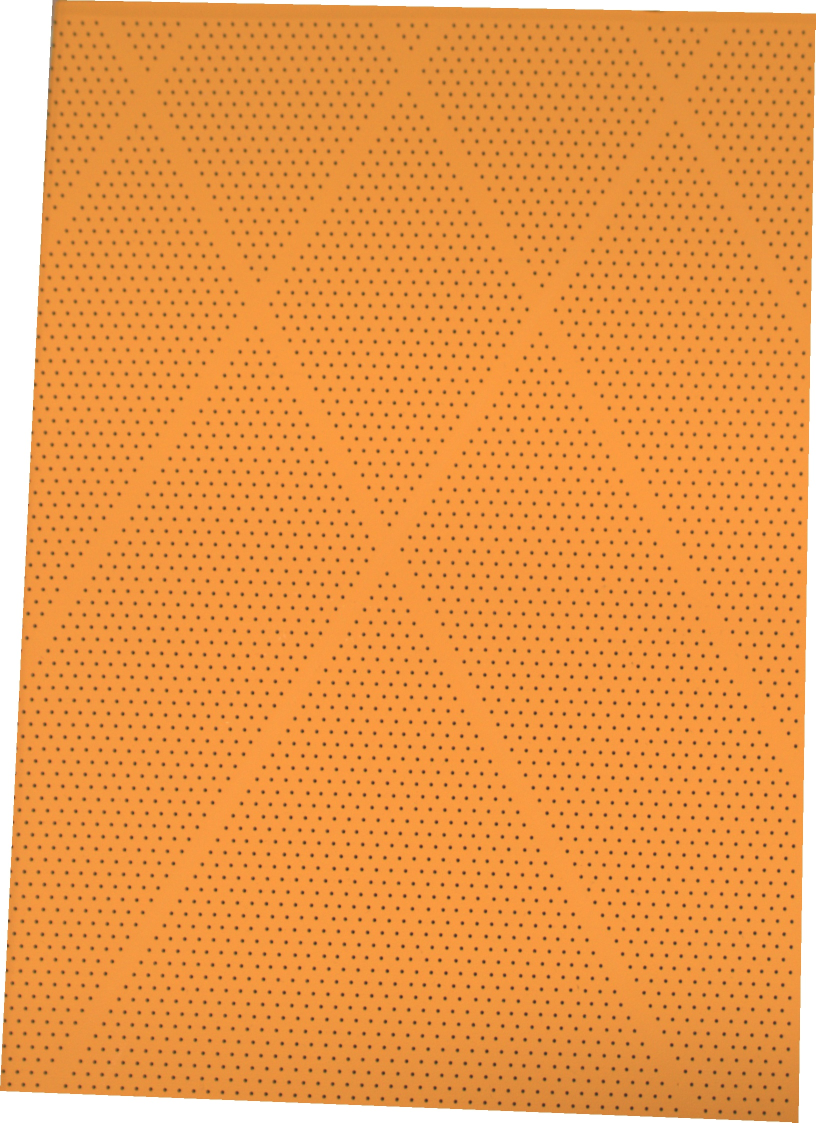
#> input picture output/roi/1_crop.jpg, 1631 x 2245 px (shown at 1/2 size); its folder holds only this picture in this run
$ python crop_seat_roi.py --input ../output/roi/1_crop.jpg
#> lines starting #> are read from the running program, lines starting #| are printed output that depends on the picture; after the words box and inside, x2 and y2 are one past the last pixel; in counts of white or black regions, pixels touching at a corner belong together
### src/utils.py
from __future__ import annotations

from pathlib import Path

import cv2
import numpy as np


IMAGE_SUFFIXES = {".jpg", ".jpeg", ".png", ".bmp", ".tif", ".tiff"}


# [33 lines left out: functions odd_at_least, smooth_projection, longest_active_span, not called in this run]


def load_bgr_image(image_path: Path) -> np.ndarray:
    image = cv2.imread(str(image_path))
#> image is the input picture: shape (2245, 1631, 3); mean B, G, R 74.4, 153.2, 235.9
    if image is None:
        raise RuntimeError(f"Failed to read image: {image_path}")
    return image


# [6 lines left out: function load_binary_mask, not called in this run]


def iter_image_paths(path: Path) -> list[Path]:
    if path.is_file():
        return [path]
    return sorted([item for item in path.iterdir() if item.suffix.lower() in IMAGE_SUFFIXES])


# [4 lines left out: function iter_mask_paths, not called in this run]


def ensure_dir(path: Path) -> None:
    path.mkdir(parents=True, exist_ok=True)


def write_image(path: Path, image: np.ndarray) -> None:
    ensure_dir(path.parent)
    cv2.imwrite(str(path), image)


# [23 lines left out: functions build_hole_response, derive_roi_path, not called in this run]

### src/crop_seat_roi.py
from __future__ import annotations

import argparse
import time
from pathlib import Path

import cv2
import numpy as np

from src.utils import iter_image_paths, load_bgr_image, write_image


BASE_IMAGE_WIDTH = 5472
BASE_IMAGE_HEIGHT = 3648

ROI_POINTS = np.array(
    [
        [1689, 201],
        [3214, 228],
        [3180, 2445],
        [1584, 2382],
    ],
    dtype=np.float32,
)


def clip_points_to_image(points: np.ndarray, image_shape: tuple[int, ...]) -> np.ndarray:
    h, w = image_shape[:2]
    pts = np.asarray(points, dtype=np.float32).copy()
    pts[:, 0] = np.clip(pts[:, 0], 0, w - 1)
    pts[:, 1] = np.clip(pts[:, 1], 0, h - 1)
    return pts


def scale_points_to_image(
    points: np.ndarray,
    image_shape: tuple[int, ...],
    base_width: int = BASE_IMAGE_WIDTH,
    base_height: int = BASE_IMAGE_HEIGHT,
) -> np.ndarray:
    h, w = image_shape[:2]
    sx = w / float(base_width)
    sy = h / float(base_height)

    pts = np.asarray(points, dtype=np.float32).copy()
    pts[:, 0] *= sx
    pts[:, 1] *= sy
    return pts


def polygon_crop_without_warp(
    image: np.ndarray,
    points: np.ndarray,
    build_preview: bool = True,
) -> tuple[np.ndarray, np.ndarray]:
#> called with points = array of shape (4, 2), build_preview = True
    pts = scale_points_to_image(points, image.shape)
    pts = clip_points_to_image(pts, image.shape)
    polygon = np.round(pts).astype(np.int32)
    x, y, w, h = cv2.boundingRect(polygon)
#> x = 472; y = 124; w = 487; h = 1382
    if w <= 1 or h <= 1:
        raise RuntimeError(f"Invalid ROI bounding rect: x={x}, y={y}, w={w}, h={h}")

    crop_view = image[y:y + h, x:x + w]
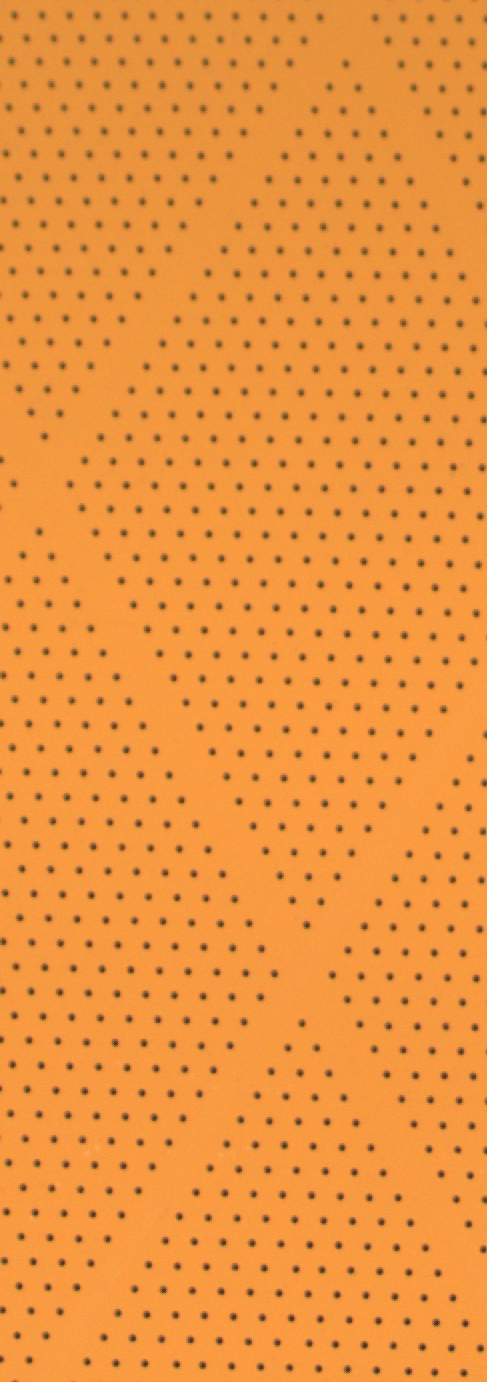
#> crop_view: shape (1382, 487, 3); mean B, G, R 62.9, 148.1, 237.4

    local_polygon = polygon.copy()
    local_polygon[:, 0] -= x
    local_polygon[:, 1] -= y

    mask = np.zeros((h, w), dtype=np.uint8)
    cv2.fillPoly(mask, [local_polygon], 255)
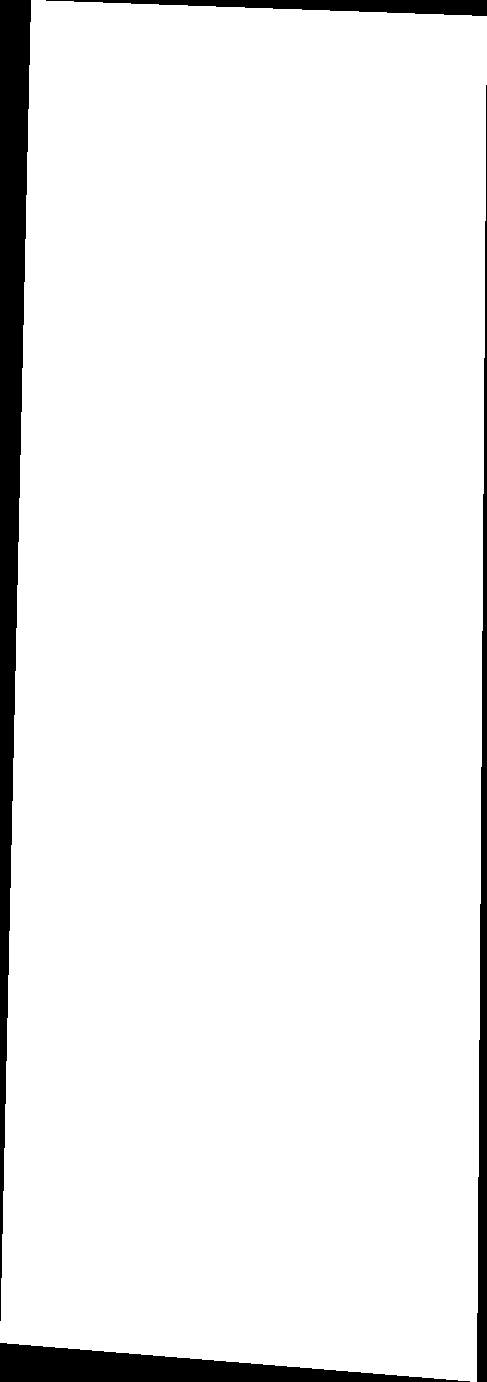
#> mask: shape (1382, 487); 94% white; 4 black regions, box (x1, y1, x2, y2) and area: (0, 0, 31, 1321) 20816, (0, 1343, 470, 1382) 9302, (477, 85, 487, 1382) 6830, (46, 0, 487, 16) 3648

    masked_crop = np.full_like(crop_view, 255)
    cv2.copyTo(crop_view, mask, masked_crop)
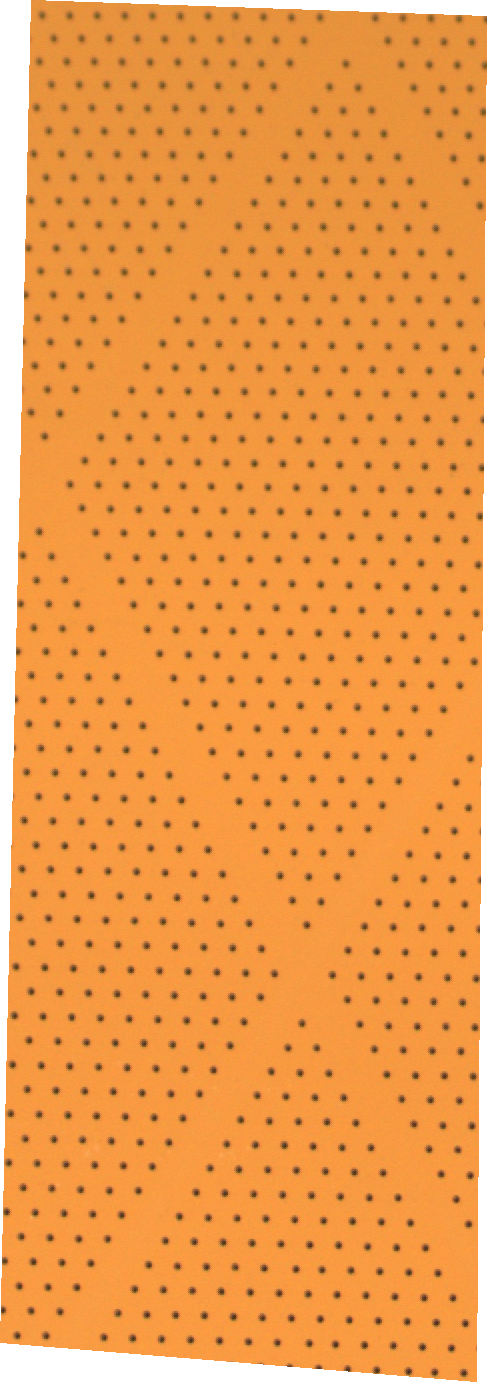
#> masked_crop: shape (1382, 487, 3); mean B, G, R 74.5, 154.6, 238.5

    preview = np.empty((0, 0, 3), dtype=np.uint8)
    if build_preview:
        preview = image.copy()
        cv2.polylines(preview, [polygon.reshape(-1, 1, 2)], True, (0, 0, 255), 3)
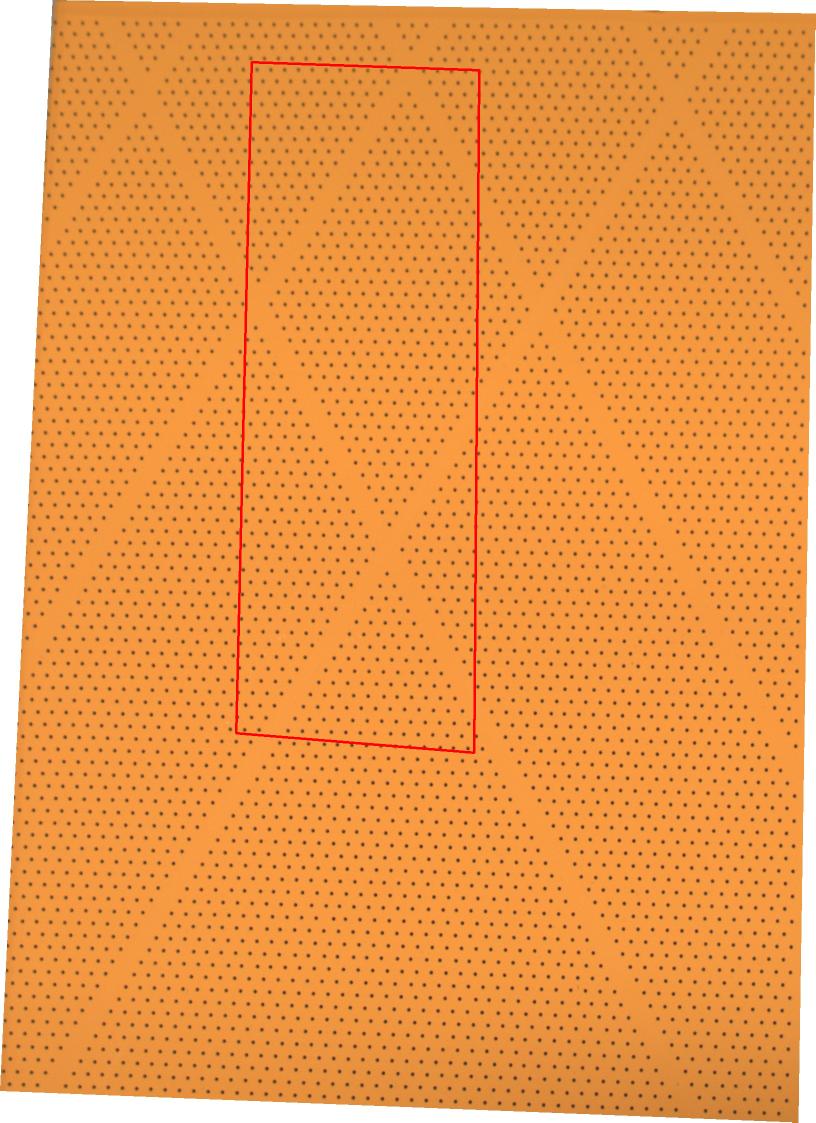
#> preview: shape (2245, 1631, 3) (shown at 1/2 size); 0.5% of pixels changed, all inside (x1, y1, x2, y2) = (470, 122, 961, 1508)

        for idx, (px, py) in enumerate(polygon, start=1):
            cv2.circle(preview, (px, py), 6, (0, 255, 255), -1)
            cv2.putText(
                preview,
                str(idx),
                (px + 8, py - 8),
                cv2.FONT_HERSHEY_SIMPLEX,
                0.7,
                (0, 255, 255),
                2,
                cv2.LINE_AA,
            )
#> preview: shape (2245, 1631, 3); 0.03% of pixels changed, all inside (x1, y1, x2, y2) = (466, 100, 981, 1512)

    return masked_crop, preview


def crop_and_draw(
    image: np.ndarray,
    points: np.ndarray = ROI_POINTS,
) -> tuple[np.ndarray, np.ndarray]:
    return polygon_crop_without_warp(image, points)


def build_roi_crop(
    image: np.ndarray,
    points: np.ndarray = ROI_POINTS,
) -> np.ndarray:
    crop, _ = polygon_crop_without_warp(image, points, build_preview=False)
    return crop


def process_path(
    image_path: Path,
    output_dir: Path,
    points: np.ndarray = ROI_POINTS,
) -> None:
    image = load_bgr_image(image_path)
    crop, preview = crop_and_draw(image, points=points)

    stem = image_path.stem
    write_image(output_dir / f"{stem}_crop.jpg", crop)
    write_image(output_dir / f"{stem}_preview.jpg", preview)


def parse_points_from_args(raw_points: list[float] | None) -> np.ndarray:
    if raw_points is None:
        return ROI_POINTS.copy()

    if len(raw_points) != 8:
        raise RuntimeError("--points must provide exactly 8 numbers: x1 y1 x2 y2 x3 y3 x4 y4")

    return np.asarray(raw_points, dtype=np.float32).reshape(4, 2)


def main() -> None:
    wall_start = time.perf_counter()

    parser = argparse.ArgumentParser(
        description="Crop a quadrilateral ROI without any geometric transform."
    )
    parser.add_argument("--input", default="picture/1.jpg", help="Image file or directory.")
    parser.add_argument("--output", default="output/roi", help="Directory for result images.")
    parser.add_argument(
        "--points",
        type=float,
        nargs=8,
        default=None,
        metavar=("x1", "y1", "x2", "y2", "x3", "y3", "x4", "y4"),
        help="Four ROI corner points in image coordinates.",
    )

    args = parser.parse_args()
    points = parse_points_from_args(args.points)

    image_paths = iter_image_paths(Path(args.input))
    if not image_paths:
        raise RuntimeError(f"No images found under: {args.input}")

    output_dir = Path(args.output)
    for image_path in image_paths:
        process_path(image_path, output_dir, points=points)

    wall_elapsed = time.perf_counter() - wall_start
    print(f"wall: {wall_elapsed:.3f}s")


if __name__ == "__main__":
    main()

$ run again, on picture/1_roi.jpg
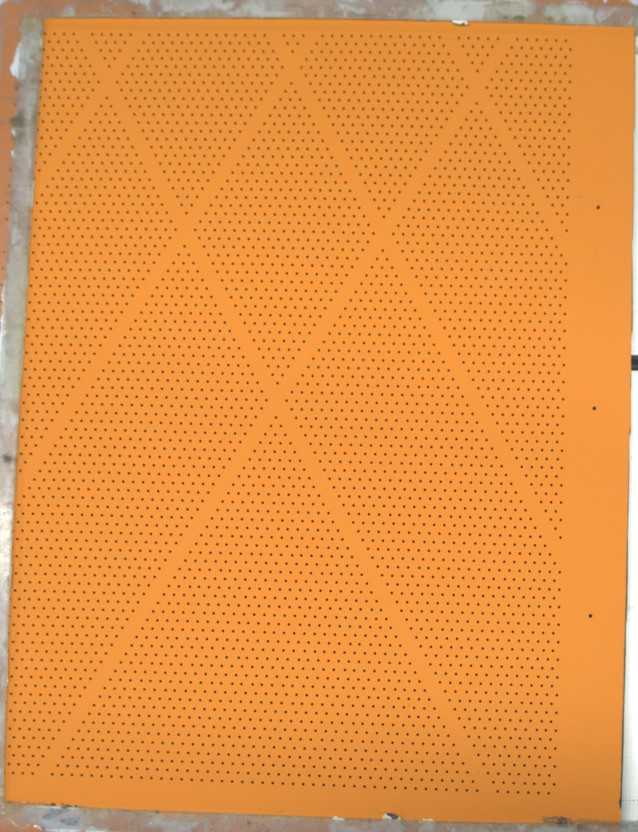
#> input picture picture/1_roi.jpg, 638 x 832 px
#> in load_bgr_image, image is the input picture: shape (832, 638, 3); mean B, G, R 70.3, 147.8, 229
#> in polygon_crop_without_warp, `cv2.fillPoly(mask, [local_polygon], 255)`:
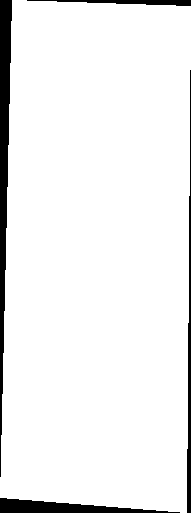
#> mask: shape (513, 191); 93.9% white; 4 black regions, box (x1, y1, x2, y2) and area: (0, 0, 12, 477) 2988, (0, 498, 180, 513) 1404, (187, 70, 191, 513) 1014, (27, 0, 191, 6) 537
#> after the loop in polygon_crop_without_warp, `for idx, (px, py) in enumerate(polygon, start=1):`:
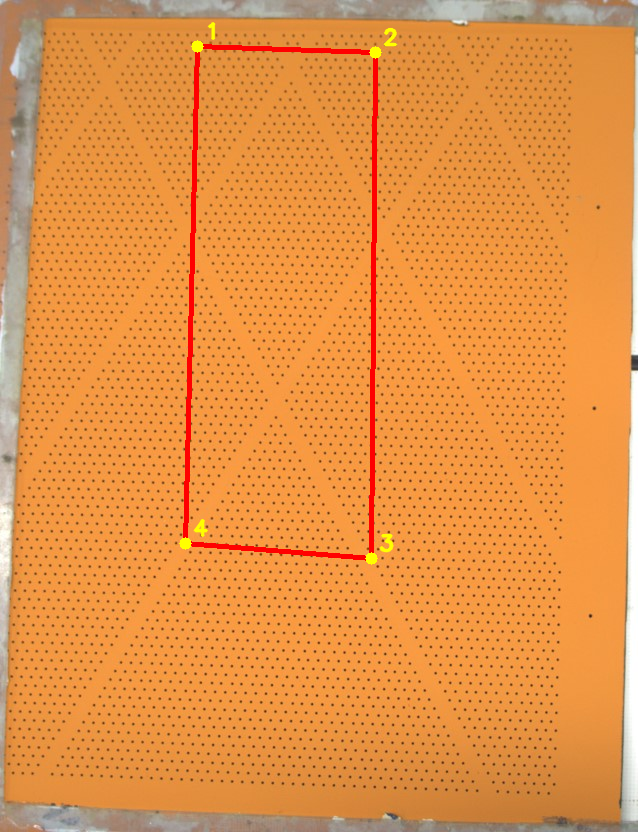
#> preview: shape (832, 638, 3); mean B, G, R 69.4, 146.2, 229.3

$ run again, on output/roi/3_crop.jpg
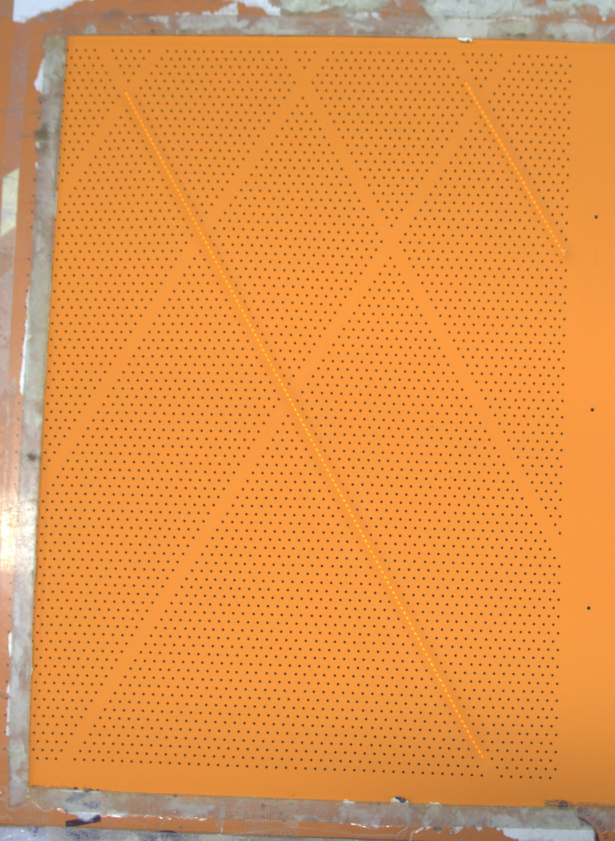
#> input picture output/roi/3_crop.jpg, 1843 x 2523 px (shown at 1/3 size)
#> in load_bgr_image, image is the input picture: shape (2523, 1843, 3); mean B, G, R 74.4, 147.5, 225.1
#> in polygon_crop_without_warp, `cv2.fillPoly(mask, [local_polygon], 255)`:
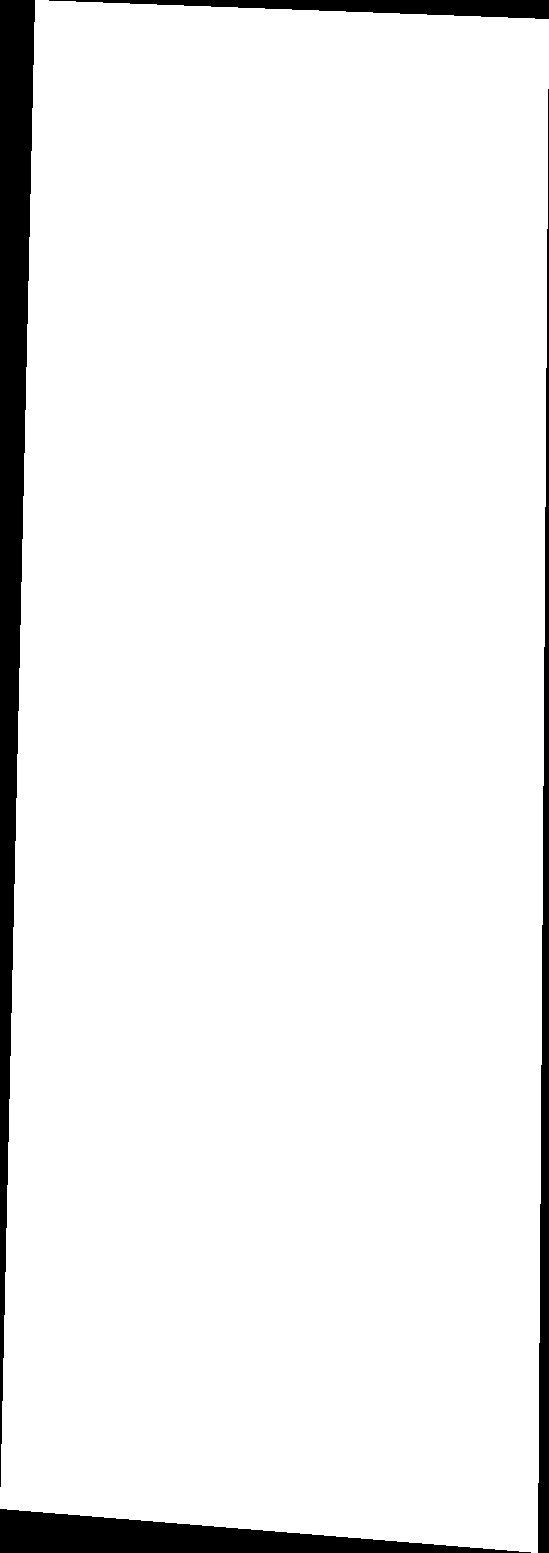
#> mask: shape (1553, 549); 94% white; 4 black regions, box (x1, y1, x2, y2) and area: (0, 0, 35, 1487) 26407, (0, 1509, 531, 1553) 11836, (538, 89, 549, 1553) 8437, (49, 0, 549, 19) 4883
#> in polygon_crop_without_warp, `cv2.copyTo(crop_view, mask, masked_crop)`:
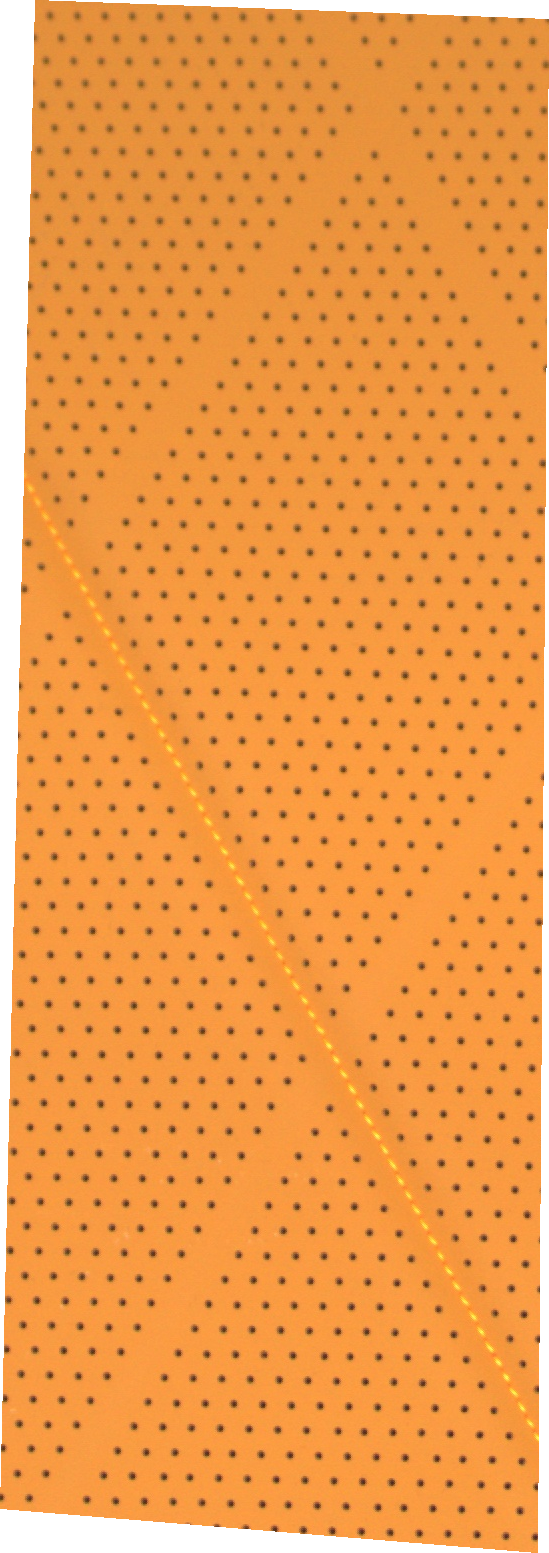
#> masked_crop: shape (1553, 549, 3); mean B, G, R 74.1, 154.4, 238.7
